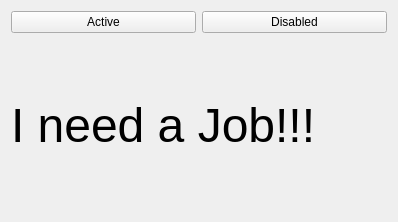
<?xml version="1.0" encoding="UTF-8"?>
<ui version="4.0">
 <class>Widget</class>
 <widget class="QWidget" name="Widget">
  <property name="geometry">
   <rect>
    <x>0</x>
    <y>0</y>
    <width>398</width>
    <height>222</height>
   </rect>
  </property>
  <property name="windowTitle">
   <string>Widget</string>
  </property>
  <layout class="QVBoxLayout" name="verticalLayout">
   <item>
    <layout class="QHBoxLayout" name="horizontalLayout">
     <item>
      <widget class="QPushButton" name="activeButton">
       <property name="text">
        <string>Active</string>
       </property>
      </widget>
     </item>
     <item>
      <widget class="QPushButton" name="disableButton">
       <property name="enabled">
        <bool>true</bool>
       </property>
       <property name="text">
        <string>Disabled</string>
       </property>
      </widget>
     </item>
    </layout>
   </item>
   <item>
    <widget class="QLabel" name="label">
     <property name="font">
      <font>
       <pointsize>36</pointsize>
      </font>
     </property>
     <property name="autoFillBackground">
      <bool>true</bool>
     </property>
     <property name="text">
      <string>I need a Job!!!</string>
     </property>
    </widget>
   </item>
  </layout>
 </widget>
 <layoutdefault spacing="6" margin="11"/>
 <resources/>
 <connections/>
</ui>
